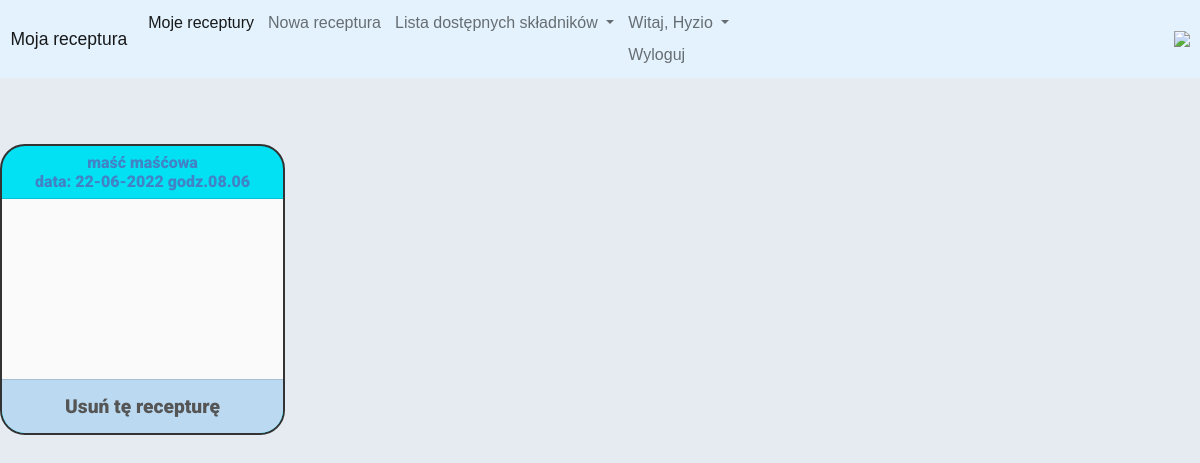
Page /mojerec (signed in) on the committed database.
### recipes/models.py (models this page shows, shortened)
class Receptura (models.Model):
    rodzaje=(('1','Maść'),('2','czopki i globulki'),('3','receptura płynna'))
    czop_czy_glob=(('1','czopki'),('2','globulki'))
    tak_czy_nie = (('1', 'tak'), ('2', 'nie'))
    nazwa=models.CharField( max_length=20)
    date=models.DateTimeField(auto_now_add=True)
    rodzaj=models.TextField(choices=rodzaje,blank=True, null=True)
    czopki_czy_globulki=models.TextField(choices=czop_czy_glob, blank=True, null=True)
    ilosc_czop_glob = models.CharField(max_length=40, blank=True, null=True, default='')
    masa_docelowa_czop_glob = models.CharField(max_length=40, blank=True, null=True, default='')
    czy_ilosc_oleum_pomnozyc =models.TextField(choices=czop_czy_glob, blank=True, null=True)
    ilosc_masci =models.CharField(max_length=40, blank=True, null=True, default='')
    ilosc_gramow = models.CharField(max_length=40, blank=True, null=True, default='')
    owner=models.ForeignKey(User,blank = True, null = True,on_delete=models.CASCADE)
    session = models.ForeignKey(Session, null=True,on_delete=models.CASCADE)

### recipes/views.py (the view)
# urls.py: path('mojerec',views.mojeRec,name='mojerec'),
def mojeRec (request):
    if not request.session.exists(request.session.session_key):
        request.session.create()
    print("request.session.session_key", request.session.session_key)
    sys.stdout.flush()
    if request.user.is_anonymous ==False:
        moje_receptury=Receptura.objects.filter(owner=request.user).order_by('date')
    else:
        moje_receptury = Receptura.objects.filter(session=request.session.session_key).order_by('date') #request.session.get("name")
    context={'receptury':moje_receptury}
    return render(request,'mojerec.html',context)

### templates/mojerec.html (shortened to what this page needs)
<!DOCTYPE html>
<html lang="en">
<head>
</head>
<body>
{% extends 'base.html' %}
{% load static %}
{% block content %}
<br><br>
<div class="cards-rec-container">
  {% for i in receptury %}
  <div class="cont">
      <a href="{% url 'receptura' i.id %}">
        <div class="card-header">
        {{ i.nazwa }}
        <br>
        data: {{ i.date|date:"d-m-Y" }} godz.{{ i.date|date:"h.m" }}
      </div>
          <div id="{{i.pk}}-skladniki" class="card-sklad-rec"> </div>
      </a>
      <div type="button" class="card-footer" data-bs-toggle="modal" data-bs-target="#exampleModal-{{i.pk}}">
        Usuń tę recepturę
      </div>
</div>
    {% empty %}
    <h1>Na razie brak receptur</h1>
{% endfor %}
</div>
{% endblock %}

### templates/base.html (shortened to what this page needs)
{% load static %}
<!DOCTYPE html>
<html lang="en">
<head>
    <link href="https://cdn.jsdelivr.net/npm/bootstrap@5.0.2/dist/css/bootstrap.min.css" rel="stylesheet">
    <link rel="stylesheet" href="https://cdn.jsdelivr.net/npm/semantic-ui@2.4.2/dist/semantic.min.css">
    <link rel="stylesheet"  href="{% static 'style.css' %}" />
    <link rel="stylesheet"  href="{% static 'base.css' %}" />
</head>
<body>
<nav class="navbar navbar-expand-lg navbar-light" style="background-color: #e3f2fd;">
  <div class="container-fluid">
    <a class="navbar-brand" href="{% url 'home' %}">Moja receptura</a>
    <div class="collapse navbar-collapse" id="navbarSupportedContent">
      <ul class="navbar-nav me-auto mb-2 mb-lg-0">
        <li class="nav-item">
          <a class="nav-link active" aria-current="page" href="{% url 'mojerec' %}" >Moje receptury</a>
        </li>
        <li class="nav-item">
          <a class="nav-link" href="{% url 'dodajrec' %}">Nowa receptura</a>
        </li>
        <div class="nav-item dropdown">
          <a class="nav-link dropdown-toggle" href="#" id="dropdown" role="button" data-bs-toggle="dropdown" aria-expanded="false">
            Lista dostępnych składników  </a>
        </div>
        {% if user.is_authenticated %}
        <li class="nav-item dropdown">
          <a class="nav-link dropdown-toggle" href="#" id="navbarDropdown2" role="button" data-bs-toggle="dropdown" aria-expanded="false">
          Witaj, {{ user.username}}
          <a class="nav-link" href="{% url 'account_logout' %}">Wyloguj</a>
            </a>
        </li>
        {% else %}
        <li class="nav-item dropdown">
        <a class="nav-link" href="{% url 'account_login' %}">Zaloguj</a>
        <a class="nav-link" href="{% url 'account_signup' %}">Zarejestruj</a>
      </li>
        {% endif %}
      </ul>
      <img src="{% static 'mortar2.png' %}"/>
    </div>
  </div>
</nav>
{% block content %}
{% endblock content %}
</body>
</html>

### static/style.css (style rules this page uses)
* { box-sizing: border-box; }
body { font: 16px Arial; }
ul { padding-left: 0rem }
.cards-rec-container { margin: 0 auto; max-width: 1200px; display: grid; grid-template-columns: repeat(auto-fill, minmax(225px, 1fr)); grid-auto-rows: auto; gap: 20px; font-family: sans-serif; padding-top: 30px; }
.cont { border: 2px solid #333333; border-radius: 25px; overflow: hidden; text-align: center; background: #03e8fc; font-family: 'Roboto', sans-serif; font-weight: 900; }
.card-sklad-rec { line-height: 1.5; height: 180px; font-size: 0.9em; overflow-y: scroll; text-align: left; scrollbar-width: thin; scrollbar-color: #eb5234 #d8ede5; padding: 15px; background: #fafafa; }
.card-footer { padding: 15px; display: flex; justify-content: space-between; align-items: center; color: #555555; background: #bbdaf2; font-size: 1.2em; text-align: center; justify-content: center; align-items: center; }

### static/base.css (style rules this page uses)
body { background-color:#e6ebf2; }

### rows in the picture
Receptura: nazwa "maść maśćowa", date "22-06-2022", date "08.06"

### other values in the picture
{{ user.username }} "Hyzio"
